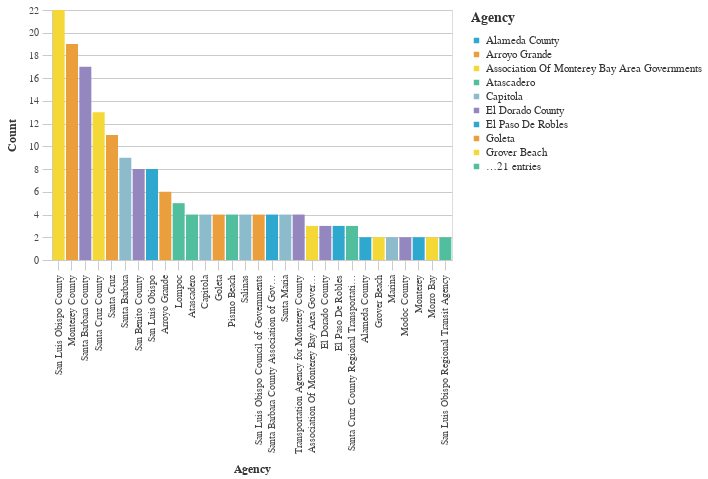

Write notebook code for a chart like this one.
### Markdown cell above
### Agencies With The Most Unique Prefix Codes

### Code cell
#Bar chart Agencies With The Most Unique Prefix Codes
    
chart3 = (_dla_utils.basic_bar_chart_no_save(((_dla_utils.get_nunique(df, 'prefix', 'primary_agency_name')).head(30)),
                            'primary_agency_name', 'n', 'primary_agency_name', district))
    
display(chart3)

### Figure 1 — Vega-Lite specification as saved in the notebook (floating-point values rounded to 4 significant figures)
{"config": {"view": {"continuousWidth": 400, "continuousHeight": 300}, "axis": {"domainColor": "#cbcbcb", "grid": true, "gridColor": "#cbcbcb", "gridWidth": 1, "labelColor": "#474747", "labelFont": "Nunito Sans", "labelFontSize": 10, "labelPadding": 4, "tickColor": "#cbcbcb", "tickSize": 10, "titleColor": "#333", "titleFont": "Raleway", "titleFontSize": 12, "titlePadding": 10}, "axisBand": {"grid": false}, "background": "white", "font": "Raleway", "header": {"labelFont": "Nunito Sans", "titleFont": "Raleway"}, "legend": {"labelColor": "#333", "labelFont": "Nunito Sans", "labelFontSize": 11, "labelLimit": 0, "padding": 1, "symbolSize": 30, "symbolType": "square", "titleColor": "#333", "titleFont": "Raleway", "titleFontSize": 14, "titlePadding": 10}, "title": {"anchor": "middle", "font": "Raleway", "fontSize": 18, "fontWeight": 300, "offset": 20}}, "data": {"name": "data-abfcee5489febf814c4fbb24626f2bd7"}, "mark": "bar", "encoding": {"color": {"field": "primary_agency_name", "legend": {"symbolLimit": 10, "title": "Agency"}, "scale": {"range": ["#2EA8CE", "#EB9F3C", "#F4D837", "#51BF9D", "#8CBCCB", "#9487C0"]}, "type": "nominal"}, "tooltip": [{"field": "primary_agency_name", "title": "Agency", "type": "nominal"}, {"field": "n", "title": "Count", "type": "quantitative"}], "x": {"field": "primary_agency_name", "sort": "-y", "title": "Agency", "type": "nominal"}, "y": {"field": "n", "title": "Count", "type": "quantitative"}}, "height": 250, "width": 400, "$schema": "https://vega.github.io/schema/vega-lite/v4.17.0.json", "datasets": {"data-abfcee5489febf814c4fbb24626f2bd7": [{"primary_agency_name": "San Luis Obispo County", "n": 22}, {"primary_agency_name": "Monterey County", "n": 19}, {"primary_agency_name": "Santa Barbara County", "n": 17}, {"primary_agency_name": "Santa Cruz County", "n": 13}, {"primary_agency_name": "Santa Cruz", "n": 11}, {"primary_agency_name": "Santa Barbara", "n": 9}, {"primary_agency_name": "San Benito County", "n": 8}, {"primary_agency_name": "San Luis Obispo", "n": 8}, {"primary_agency_name": "Arroyo Grande", "n": 6}, {"primary_agency_name": "Lompoc", "n": 5}, {"primary_agency_name": "Atascadero", "n": 4}, {"primary_agency_name": "Capitola", "n": 4}, {"primary_agency_name": "Goleta", "n": 4}, {"primary_agency_name": "Pismo Beach", "n": 4}, {"primary_agency_name": "Salinas", "n": 4}, {"primary_agency_name": "San Luis Obispo Council of Governments", "n": 4}, {"primary_agency_name": "Santa Barbara County Association of Governments", "n": 4}, {"primary_agency_name": "Santa Maria", "n": 4}, {"primary_agency_name": "Transportation Agency for Monterey County", "n": 4}, {"primary_agency_name": "Association Of Monterey Bay Area Governments", "n": 3}, {"primary_agency_name": "El Dorado County", "n": 3}, {"primary_agency_name": "El Paso De Robles", "n": 3}, {"primary_agency_name": "Santa Cruz County Regional Transportation Commission", "n": 3}, {"primary_agency_name": "Alameda County", "n": 2}, {"primary_agency_name": "Grover Beach", "n": 2}, {"primary_agency_name": "Marina", "n": 2}, {"primary_agency_name": "Modoc County", "n": 2}, {"primary_agency_name": "Monterey", "n": 2}, {"primary_agency_name": "Morro Bay", "n": 2}, {"primary_agency_name": "San Luis Obispo Regional Transit Agency", "n": 2}]}}
